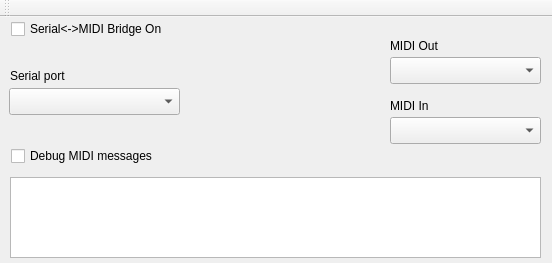
<?xml version="1.0" encoding="UTF-8"?>
<ui version="4.0">
 <class>MainWindow</class>
 <widget class="QMainWindow" name="MainWindow">
  <property name="geometry">
   <rect>
    <x>0</x>
    <y>0</y>
    <width>552</width>
    <height>263</height>
   </rect>
  </property>
  <property name="sizePolicy">
   <sizepolicy hsizetype="Fixed" vsizetype="Fixed">
    <horstretch>0</horstretch>
    <verstretch>0</verstretch>
   </sizepolicy>
  </property>
  <property name="windowTitle">
   <string>Hairless MIDI&lt;-&gt;Serial Bridge</string>
  </property>
  <widget class="QWidget" name="centralWidget">
   <widget class="QListWidget" name="lst_debug">
    <property name="geometry">
     <rect>
      <x>10</x>
      <y>160</y>
      <width>531</width>
      <height>81</height>
     </rect>
    </property>
    <property name="autoScroll">
     <bool>true</bool>
    </property>
   </widget>
   <widget class="QLabel" name="label_4">
    <property name="geometry">
     <rect>
      <x>190</x>
      <y>30</y>
      <width>201</width>
      <height>91</height>
     </rect>
    </property>
    <property name="text">
     <string/>
    </property>
    <property name="pixmap">
     <pixmap resource="resources.qrc">:/images/images/arrows.png</pixmap>
    </property>
   </widget>
   <widget class="QLabel" name="label">
    <property name="geometry">
     <rect>
      <x>10</x>
      <y>50</y>
      <width>146</width>
      <height>17</height>
     </rect>
    </property>
    <property name="maximumSize">
     <size>
      <width>212</width>
      <height>16777215</height>
     </size>
    </property>
    <property name="text">
     <string>Serial port</string>
    </property>
   </widget>
   <widget class="QCheckBox" name="chk_on">
    <property name="geometry">
     <rect>
      <x>11</x>
      <y>1</y>
      <width>185</width>
      <height>22</height>
     </rect>
    </property>
    <property name="text">
     <string>Serial&lt;-&gt;MIDI Bridge On</string>
    </property>
   </widget>
   <widget class="QCheckBox" name="chk_debug">
    <property name="geometry">
     <rect>
      <x>11</x>
      <y>128</y>
      <width>171</width>
      <height>22</height>
     </rect>
    </property>
    <property name="text">
     <string>Debug MIDI messages</string>
    </property>
   </widget>
   <widget class="QComboBox" name="cmbMidiIn">
    <property name="geometry">
     <rect>
      <x>390</x>
      <y>100</y>
      <width>151</width>
      <height>27</height>
     </rect>
    </property>
   </widget>
   <widget class="QLabel" name="label_2">
    <property name="geometry">
     <rect>
      <x>390</x>
      <y>20</y>
      <width>175</width>
      <height>17</height>
     </rect>
    </property>
    <property name="maximumSize">
     <size>
      <width>212</width>
      <height>16777215</height>
     </size>
    </property>
    <property name="text">
     <string>MIDI Out</string>
    </property>
   </widget>
   <widget class="QLabel" name="label_3">
    <property name="geometry">
     <rect>
      <x>390</x>
      <y>80</y>
      <width>149</width>
      <height>17</height>
     </rect>
    </property>
    <property name="maximumSize">
     <size>
      <width>212</width>
      <height>16777215</height>
     </size>
    </property>
    <property name="text">
     <string>MIDI In</string>
    </property>
   </widget>
   <widget class="QComboBox" name="cmbMidiOut">
    <property name="geometry">
     <rect>
      <x>390</x>
      <y>40</y>
      <width>151</width>
      <height>27</height>
     </rect>
    </property>
   </widget>
   <widget class="QComboBox" name="cmbSerial">
    <property name="geometry">
     <rect>
      <x>9</x>
      <y>71</y>
      <width>171</width>
      <height>27</height>
     </rect>
    </property>
   </widget>
  </widget>
  <widget class="QToolBar" name="mainToolBar">
   <attribute name="toolBarArea">
    <enum>TopToolBarArea</enum>
   </attribute>
   <attribute name="toolBarBreak">
    <bool>false</bool>
   </attribute>
  </widget>
 </widget>
 <layoutdefault spacing="6" margin="11"/>
 <resources>
  <include location="resources.qrc"/>
 </resources>
 <connections/>
</ui>
